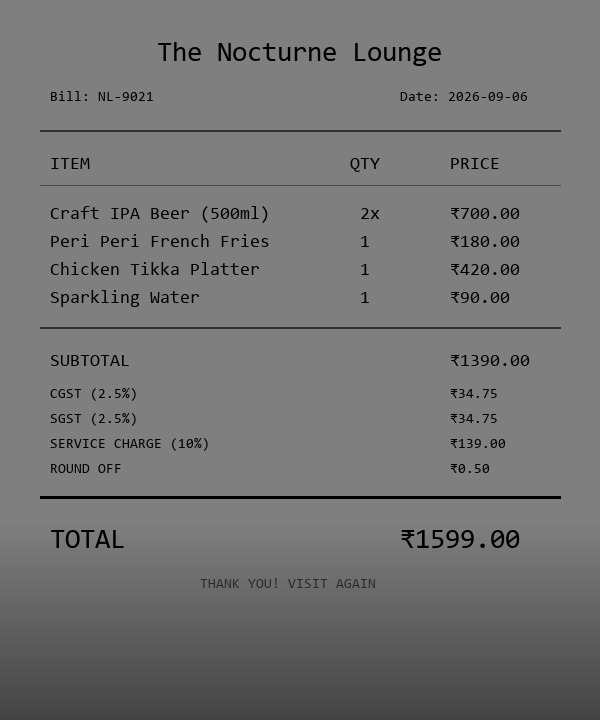
#> input picture tests/test_dataset/images/B01.jpg, 600 x 720 px; its folder holds only this picture in this run
$ python -i generate_bill_images.py   (imports and definitions only)
#> lines starting #> are read from the running program, lines starting #| are printed output that depends on the picture
#> further down, picture is the input picture: PIL image 600x720 RGB; min 0, max 140, mean 115.4
"""
Generate 12 realistic synthetic restaurant bill images with visual effects
matching each test case condition (dim light, crumpled, faded thermal, etc.)
"""
from PIL import Image, ImageDraw, ImageFont, ImageFilter, ImageEnhance, ImageChops
import json
from pathlib import Path
import random
import math

class BillImageGenerator:
    """Generate realistic restaurant receipt images with various visual conditions"""

    def __init__(self, width=600, height=800):
        self.width = width
        self.height = height
        self.bg_color = (255, 255, 255)
        self.text_color = (0, 0, 0)

    # [207 lines left out: functions load_bill_data, create_base_receipt, apply_dim_light, apply_crumpled, apply_steep_angle, not called in this run]

    def apply_faded_thermal(self, img):
        """B04: Faded thermal print effect"""
        # Convert to grayscale first
        img = img.convert('L')

        # Lighten (but not too much - should still be readable)
        enhancer = ImageEnhance.Brightness(img)
        img = enhancer.enhance(1.4)
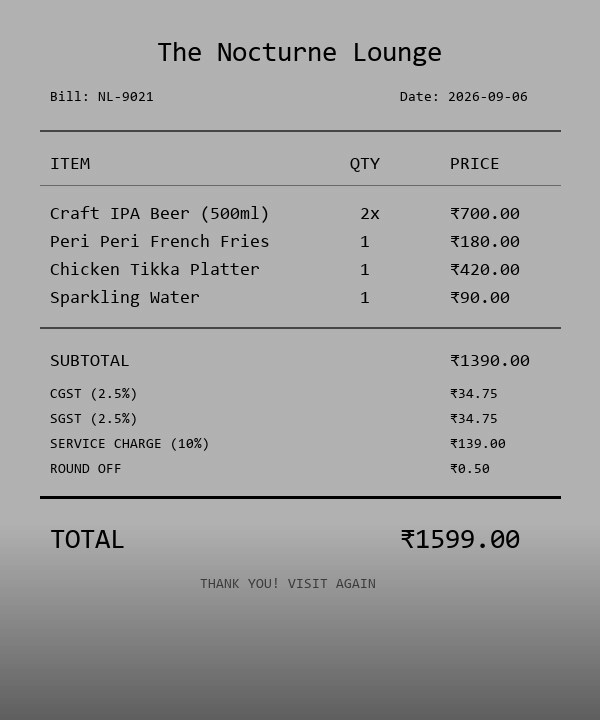
#> img: PIL image 600x720 L; min 0, max 196, mean 160.9

        # Reduce contrast
        enhancer = ImageEnhance.Contrast(img)
        img = enhancer.enhance(0.5)
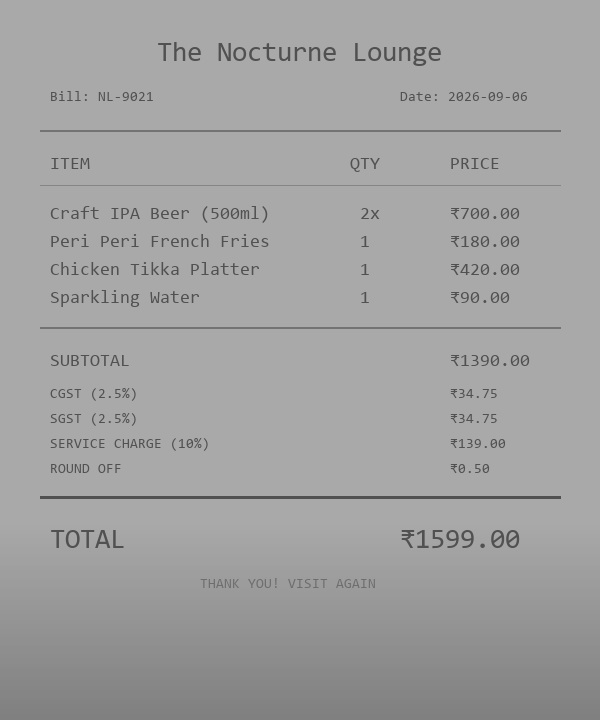
#> img: PIL image 600x720 L; min 80, max 178, mean 160.8

        # Add subtle faded streaks (less aggressive)
        draw = ImageDraw.Draw(img)
        for y in range(0, img.height, 80):
            alpha_fade = 235 + random.randint(0, 15)
            draw.rectangle([(0, y), (img.width, y + 30)], fill=alpha_fade)

        # Add slight blur for thermal paper effect
        img = img.filter(ImageFilter.GaussianBlur(radius=0.5))
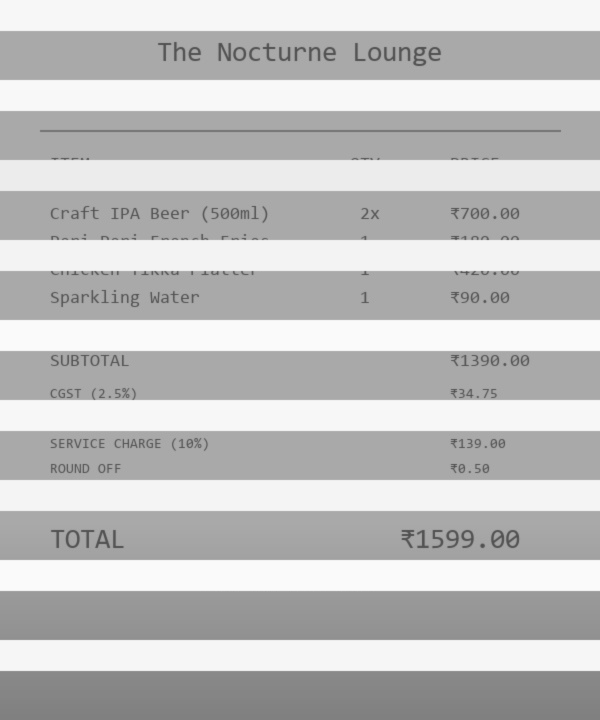
#> img: PIL image 600x720 L; min 80, max 250, mean 193.2

        return img.convert('RGB')

    # [99 lines left out: functions apply_handwritten_notes, apply_dual_script, apply_long_receipt, apply_math_error, apply_heavy_discount, not called in this run]

    def apply_split_gst(self, img):
        """B10: Clear CGST/SGST breakdown (already in base)"""
        return img

    # [108 lines left out: functions apply_seven_people, apply_high_density, generate_bill_image, main, not called in this run]


# [2 lines not run here, left out]

>>> from PIL import Image
>>> picture = Image.open('tests/test_dataset/images/B01.jpg')
>>> result = BillImageGenerator().apply_faded_thermal(picture)

$ run again, on tests/test_dataset/images/B04.jpg
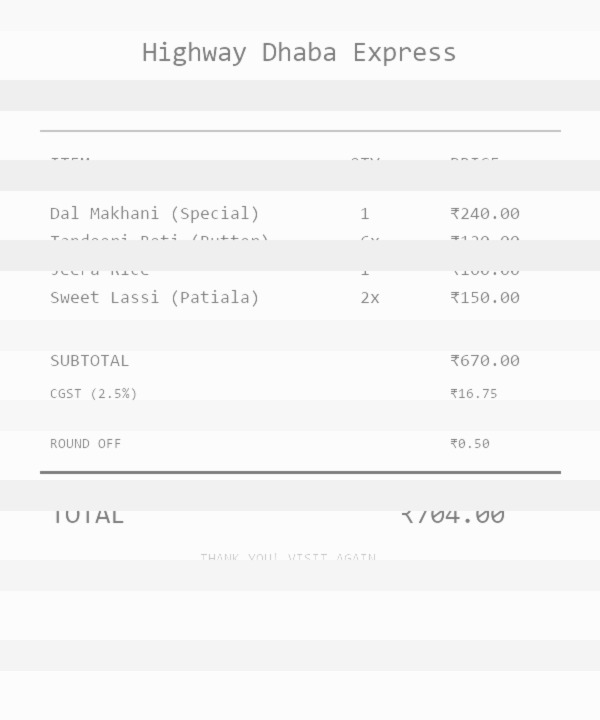
#> input picture tests/test_dataset/images/B04.jpg, 600 x 720 px
#> picture is the input picture: PIL image 600x720 RGB; min 119, max 255, mean 246.6
#> in apply_faded_thermal, `img = enhancer.enhance(1.4)`:
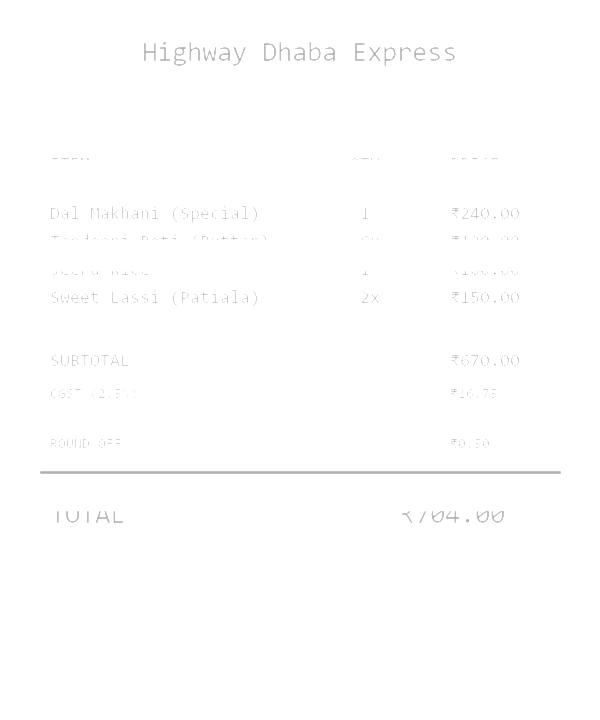
#> img: PIL image 600x720 L; min 166, max 255, mean 254.3
